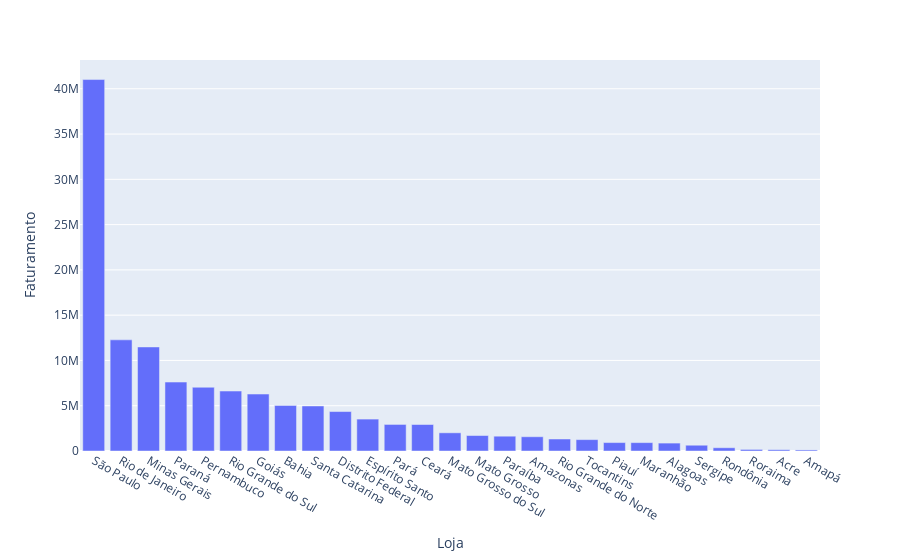

Notebook source saved alongside this figure:
### Code cell
# Criar gráfico/dashboard da loja/estado que mais vendeu (Em faturamento)

grafico = px.bar(data_frame=tb_faturamento_loja, y=tb_faturamento_loja['Faturamento'], x=tb_faturamento_loja.index )
grafico.show()

### Figure 1 — Plotly figure (JSON) as saved in the notebook; plotly's stock layout.template omitted (floating-point values rounded to 4 significant figures)
{"data": [{"alignmentgroup": "True", "hovertemplate": "Loja=%{x}<br>Faturamento=%{y}<extra></extra>", "legendgroup": "", "marker": {"color": "#636efa", "pattern": {"shape": ""}}, "name": "", "offsetgroup": "", "orientation": "v", "showlegend": false, "textposition": "auto", "type": "bar", "x": ["São Paulo", "Rio de Janeiro", "Minas Gerais", "Paraná", "Pernambuco", "Rio Grande do Sul", "Goiás", "Bahia", "Santa Catarina", "Distrito Federal", "Espírito Santo", "Pará", "Ceará", "Mato Grosso do Sul", "Mato Grosso", "Paraíba", "Amazonas", "Rio Grande do Norte", "Tocantins", "Piauí", "Maranhão", "Alagoas", "Sergipe", "Rondônia", "Roraima", "Acre", "Amapá"], "xaxis": "x", "y": [41018776, 12274351, 11491527, 7611645, 7041123, 6618703, 6288009, 5030257, 4971700, 4355565, 3523731, 2932941, 2925202, 2009149, 1708095, 1635059, 1574940, 1324966, 1256281, 929292, 924990, 872983, 637378, 358665, 173428, 142254, 116570], "yaxis": "y"}], "layout": {"barmode": "relative", "legend": {"tracegroupgap": 0}, "margin": {"t": 60}, "xaxis": {"anchor": "y", "domain": [0, 1], "title": {"text": "Loja"}}, "yaxis": {"anchor": "x", "domain": [0, 1], "title": {"text": "Faturamento"}}}}
